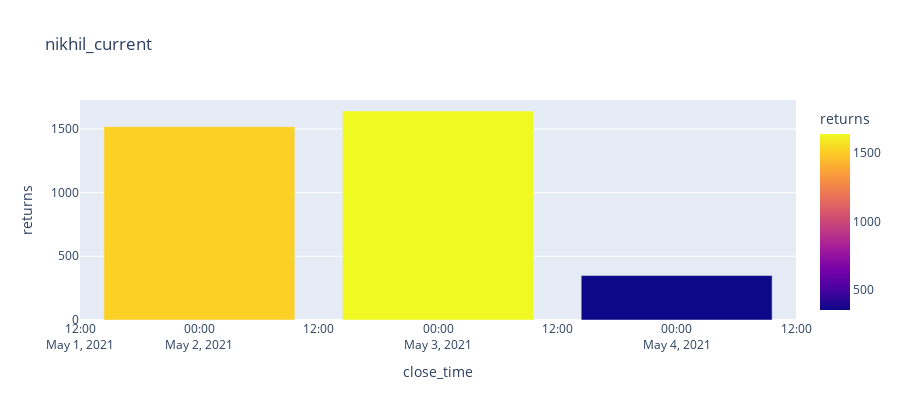
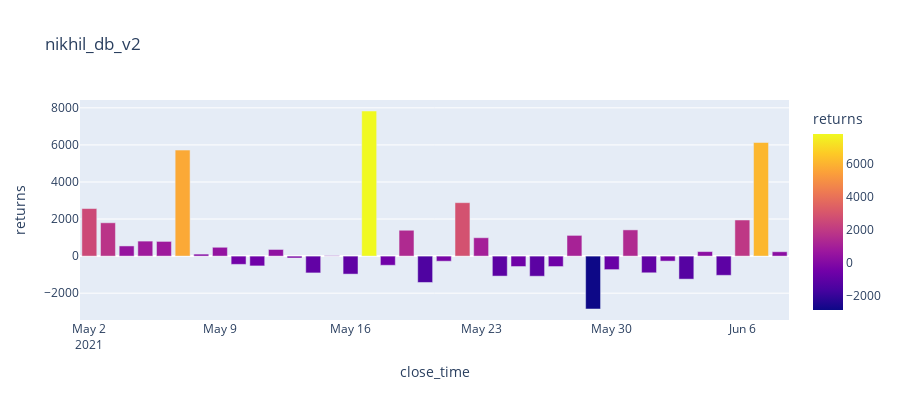
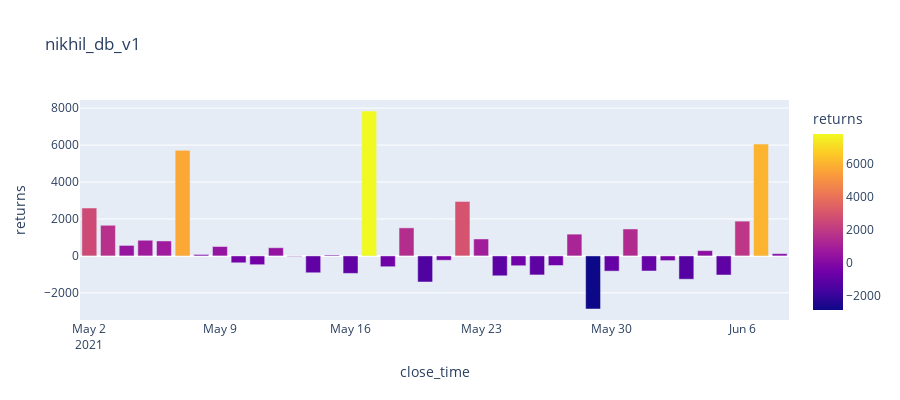

These figures' notebook cell, in order:
### Code cell
manager = StatisticsManager(nikhil_current)
current_data = manager.get_trade_close_time()
current_data['close_time'] = current_data['close_time'].apply(pd.to_datetime).dt.date.astype(str)
visualize_returns(current_data,"nikhil_current")

manager = StatisticsManager(nikhil_db_v2)
v2_data = manager.get_trade_close_time()
v2_data['close_time'] = v2_data['close_time'].apply(pd.to_datetime).dt.date.astype(str)
visualize_returns(v2_data,"nikhil_db_v2")

manager = StatisticsManager(nikhil_db_v1)
v1_data = manager.get_trade_close_time()
v1_data['close_time'] = v1_data['close_time'].apply(pd.to_datetime).dt.date.astype(str)
visualize_returns(v1_data,"nikhil_db_v1")

### Figure 1 — Plotly figure (JSON) as saved in the notebook; plotly's stock layout.template omitted (floating-point values rounded to 4 significant figures)
{"data": [{"alignmentgroup": "True", "customdata": [[3574.0, 2056.0], [3830.0, 2190], [1174.0, 825]], "hovertemplate": "close_time=%{x}<br>returns=%{marker.color}<br>turnover=%{customdata[0]}<br>tax=%{customdata[1]}<extra></extra>", "legendgroup": "", "marker": {"color": [1517.0, 1640.0, 349.5], "coloraxis": "coloraxis"}, "name": "", "offsetgroup": "", "orientation": "v", "showlegend": false, "textposition": "auto", "type": "bar", "x": ["2021-05-02", "2021-05-03", "2021-05-04"], "xaxis": "x", "y": [1517.0, 1640.0, 349.5], "yaxis": "y"}], "layout": {"barmode": "relative", "coloraxis": {"colorbar": {"title": {"text": "returns"}}, "colorscale": [[0, "#0d0887"], [0.1111, "#46039f"], [0.2222, "#7201a8"], [0.3333, "#9c179e"], [0.4444, "#bd3786"], [0.5556, "#d8576b"], [0.6667, "#ed7953"], [0.7778, "#fb9f3a"], [0.8889, "#fdca26"], [1, "#f0f921"]]}, "height": 400, "legend": {"tracegroupgap": 0}, "title": {"text": "nikhil_current"}, "xaxis": {"anchor": "y", "domain": [0, 1], "title": {"text": "close_time"}}, "yaxis": {"anchor": "x", "domain": [0, 1], "title": {"text": "returns"}}}}

### Figure 2 — Plotly figure (JSON) as saved in the notebook; plotly's stock layout.template omitted (floating-point values rounded to 4 significant figures)
{"data": [{"alignmentgroup": "True", "customdata": [[4784.0, 2218.0], [4047.0, 2248.0], [2722.0, 2174.0], [2949.0, 2139], [3007.0, 2214], [8031.0, 2310], [2232.0, 2124], [2608.0, 2132.0], [1653.0, 2098.0], [1554.0, 2084.0], [2680.0, 2322], [2023.0, 2126.0], [1145.0, 2052], [2132.0, 2108.0], [1064.0, 2036.0], [10165, 2336.0], [1659.0, 2154], [3564.0, 2169], [662.1, 2085], [1880.0, 2156.0], [5054, 2170.0], [3024.0, 2032.0], [956.9, 2036.0], [1507.0, 2070], [815.0, 1900.0], [1441.0, 2004], [3338.0, 2220], [-780.8, 2073], [1284.0, 2013], [3599.0, 2184], [1192.0, 2092.0], [1862.0, 2132.0], [908.9, 2151], [2306.0, 2062.0], [955.5, 1992], [4112.0, 2164.0], [8364, 2234.0], [2438.0, 2202]], "hovertemplate": "close_time=%{x}<br>returns=%{marker.color}<br>turnover=%{customdata[0]}<br>tax=%{customdata[1]}<extra></extra>", "legendgroup": "", "marker": {"color": [2566.0, 1799.0, 548.7, 809.6, 793.1, 5721.0, 108.3, 476.1, -445.6, -529.2, 357.6, -102.6, -907.0, 24.7, -971.1, 7830.0, -495.1, 1395.0, -1423.0, -275.6, 2884.0, 992, -1079.0, -562.8, -1085.0, -563.1, 1118.0, -2854.0, -728.8, 1415.0, -900.8, -269.7, -1242.0, 243.9, -1036.0, 1948.0, 6130.0, 235.7], "coloraxis": "coloraxis"}, "name": "", "offsetgroup": "", "orientation": "v", "showlegend": false, "textposition": "auto", "type": "bar", "x": ["2021-05-02", "2021-05-03", "2021-05-04", "2021-05-05", "2021-05-06", "2021-05-07", "2021-05-08", "2021-05-09", "2021-05-10", "2021-05-11", "2021-05-12", "2021-05-13", "2021-05-14", "2021-05-15", "2021-05-16", "2021-05-17", "2021-05-18", "2021-05-19", "2021-05-20", "2021-05-21", "2021-05-22", "2021-05-23", "2021-05-24", "2021-05-25", "2021-05-26", "2021-05-27", "2021-05-28", "2021-05-29", "2021-05-30", "2021-05-31", "2021-06-01", "2021-06-02", "2021-06-03", "2021-06-04", "2021-06-05", "2021-06-06", "2021-06-07", "2021-06-08"], "xaxis": "x", "y": [2566.0, 1799.0, 548.7, 809.6, 793.1, 5721.0, 108.3, 476.1, -445.6, -529.2, 357.6, -102.6, -907.0, 24.7, -971.1, 7830.0, -495.1, 1395.0, -1423.0, -275.6, 2884.0, 992, -1079.0, -562.8, -1085.0, -563.1, 1118.0, -2854.0, -728.8, 1415.0, -900.8, -269.7, -1242.0, 243.9, -1036.0, 1948.0, 6130.0, 235.7], "yaxis": "y"}], "layout": {"barmode": "relative", "coloraxis": {"colorbar": {"title": {"text": "returns"}}, "colorscale": [[0, "#0d0887"], [0.1111, "#46039f"], [0.2222, "#7201a8"], [0.3333, "#9c179e"], [0.4444, "#bd3786"], [0.5556, "#d8576b"], [0.6667, "#ed7953"], [0.7778, "#fb9f3a"], [0.8889, "#fdca26"], [1, "#f0f921"]]}, "height": 400, "legend": {"tracegroupgap": 0}, "title": {"text": "nikhil_db_v2"}, "xaxis": {"anchor": "y", "domain": [0, 1], "title": {"text": "close_time"}}, "yaxis": {"anchor": "x", "domain": [0, 1], "title": {"text": "returns"}}}}

### Figure 3 — Plotly figure (JSON) as saved in the notebook; plotly's stock layout.template omitted (floating-point values rounded to 4 significant figures)
{"data": [{"alignmentgroup": "True", "customdata": [[4737.0, 2144.0], [3820.0, 2162.0], [2658.0, 2090.0], [2914.0, 2067], [2945.0, 2136], [7936.0, 2222.0], [2124.0, 2044.0], [2566, 2056.0], [1651.0, 2024.0], [1520.0, 1996.0], [2686.0, 2244], [2012.0, 2040], [1079.0, 1992], [2076.0, 2026.0], [1006.0, 1953], [10080.0, 2230.0], [1476.0, 2062.0], [3605.0, 2086.0], [598.8, 2012.0], [1824.0, 2060.0], [5039.0, 2091], [2877.0, 1960.0], [882.4, 1959], [1471.0, 2002.0], [789.2, 1820.0], [1404.0, 1924.0], [3311.0, 2133], [-876.5, 1998], [1108.0, 1932], [3566.0, 2108.0], [1197, 2013], [1788.0, 2043], [818.5, 2082], [2284.0, 1998], [895.9, 1930.0], [3974.0, 2091], [8222.0, 2166], [2247.0, 2126.0]], "hovertemplate": "close_time=%{x}<br>returns=%{marker.color}<br>turnover=%{customdata[0]}<br>tax=%{customdata[1]}<extra></extra>", "legendgroup": "", "marker": {"color": [2594.0, 1658.0, 568.3, 847.5, 809.1, 5715.0, 79.55, 509.5, -372.9, -476.9, 442.3, -28.05, -913.2, 49.2, -947.4, 7845.0, -586.6, 1519.0, -1413.0, -235.1, 2948.0, 916.1, -1077.0, -531.7, -1030.0, -520.1, 1178.0, -2874.0, -824.0, 1459.0, -816, -254.9, -1263.0, 285.9, -1035.0, 1883.0, 6056.0, 122.0], "coloraxis": "coloraxis"}, "name": "", "offsetgroup": "", "orientation": "v", "showlegend": false, "textposition": "auto", "type": "bar", "x": ["2021-05-02", "2021-05-03", "2021-05-04", "2021-05-05", "2021-05-06", "2021-05-07", "2021-05-08", "2021-05-09", "2021-05-10", "2021-05-11", "2021-05-12", "2021-05-13", "2021-05-14", "2021-05-15", "2021-05-16", "2021-05-17", "2021-05-18", "2021-05-19", "2021-05-20", "2021-05-21", "2021-05-22", "2021-05-23", "2021-05-24", "2021-05-25", "2021-05-26", "2021-05-27", "2021-05-28", "2021-05-29", "2021-05-30", "2021-05-31", "2021-06-01", "2021-06-02", "2021-06-03", "2021-06-04", "2021-06-05", "2021-06-06", "2021-06-07", "2021-06-08"], "xaxis": "x", "y": [2594.0, 1658.0, 568.3, 847.5, 809.1, 5715.0, 79.55, 509.5, -372.9, -476.9, 442.3, -28.05, -913.2, 49.2, -947.4, 7845.0, -586.6, 1519.0, -1413.0, -235.1, 2948.0, 916.1, -1077.0, -531.7, -1030.0, -520.1, 1178.0, -2874.0, -824.0, 1459.0, -816, -254.9, -1263.0, 285.9, -1035.0, 1883.0, 6056.0, 122.0], "yaxis": "y"}], "layout": {"barmode": "relative", "coloraxis": {"colorbar": {"title": {"text": "returns"}}, "colorscale": [[0, "#0d0887"], [0.1111, "#46039f"], [0.2222, "#7201a8"], [0.3333, "#9c179e"], [0.4444, "#bd3786"], [0.5556, "#d8576b"], [0.6667, "#ed7953"], [0.7778, "#fb9f3a"], [0.8889, "#fdca26"], [1, "#f0f921"]]}, "height": 400, "legend": {"tracegroupgap": 0}, "title": {"text": "nikhil_db_v1"}, "xaxis": {"anchor": "y", "domain": [0, 1], "title": {"text": "close_time"}}, "yaxis": {"anchor": "x", "domain": [0, 1], "title": {"text": "returns"}}}}
